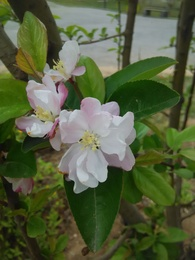
%> input picture flower1.jpg, 195 x 260 px, shrunk from 2448 x 3264 before the run
$ octave test_func.m   (GNU Octave 9; MATLAB toolbox functions it lacks are replaced by stand-ins)
%> lines starting %> are read from the running program, lines starting %| are printed output that depends on the picture
### detect_keypoint_orie_grad.m
function [ keypoint_location,keypoint_orie,keypoint_grad_amp,pyramid_L,pyramid_D,extrema_pos ] = detect_keypoint_orie_grad( img )
%               img: 输入灰度图像
% keypoint_location: 输出关键点位置，是matlab坐标系下位置，可直接用在图像上绘制
%     keypoint_orie: 输出关键点的主方向
%     keypoint_grad: 输出关键点的梯度值
%         pyramid_L: 输出构建的LoG金字塔
%         pyramid_D: 输出构建的DoG金字塔
%       extrema_pos: 输出极值点在金字塔中的位置[octave,s,m,n]
% 说明： 该版本作为第一版本，同志们可暂时用该版本继续后续工作，有三个问题未解决：
%      1.插值得到的octave中计算的极值点位置偏差比较大，所以未将其归入极值点
%      2.去除上述情况的的极值点后，剩下极值点位置偏差比较小，还未进行位置修正以及亚像素即定位
%      3.在计算主方向时，未保留极大值的80%以上值作为辅助方向
%      4.金字塔位置有点问题貌似
img = im2double(img);

% origional image gaussian blur parameter
sigma_orig = 0.5;
gauss_size = floor(sigma_orig*6+1); % 3 sigma principle down intergrate
gauss_func = fspecial('gaussian',[gauss_size,gauss_size],sigma_orig);

% gaussian blur and image linear interpolate
img_gauss = conv2(img,gauss_func,'same');
img_linear = imresize(img_gauss,2*size(img));

%% construct scale space

% scale space parameter and construct LoG pyramid
S = 3;
sigma_init = 1.6;
octave_num =4;  % the size of image on the top of pyramid is 12*16
% pyramid_L = {};
[m,n] = size(img_linear);
for o = 1:octave_num
    octave = zeros(m/2^(o-1),n/2^(o-1),S+3);
    if (o==1)
        for s = 1:S+3
            sigma = sigma_init*2^(o-1 + (s-1)/S);
            gauss_size = floor(sigma*6+1);
            gauss_func = fspecial('gaussian',[gauss_size,gauss_size],sigma);
            octave(:,:,s) = conv2(img_linear,gauss_func,'same');
        end
        pyramid_L{o} = octave;
    else
        for s = 1:S+3
            sigma = sigma_init*2^(o-1 + (s-1)/S);
            gauss_size = floor(sigma*6+1);
            gauss_func = fspecial('gaussian',[gauss_size,gauss_size],sigma);
            img_temp = pyramid_L{o-1}(:,:,S+1);
            img_temp = imresize(img_temp,size(img_temp)/2);
            octave(:,:,s) = conv2(img_temp,gauss_func,'same');
        end
        pyramid_L{o} = octave;
    end
end

% construct DoG pyramid
for o = 1:octave_num
    [m,n,r] = size(pyramid_L{o});
    octave = zeros(m,n,r-1);
    for s = 1:S+2
        img_up = pyramid_L{o}(:,:,s+1);
        img_down = pyramid_L{o}(:,:,s);
        octave(:,:,s) = img_up-img_down;
    end
    pyramid_D{o} = octave;
end
%% plot
plotDoG(pyramid_D)

%% detect extrema
extrema_pos = [];
for o = 1:octave_num
    for s = 2:S+1
        temp_down = pyramid_D{o}(:,:,s-1);
        temp = pyramid_D{o}(:,:,s);
        temp_up = pyramid_D{o}(:,:,s+1);
        [m,n] = size(temp);
        for x = 2:m-1
            for y = 2:n-1
                down_max = max(max(temp_down(x-1:x+1,y-1:y+1)));
                down_min = min(min(temp_down(x-1:x+1,y-1:y+1)));
                up_max = max(max(temp_up(x-1:x+1,y-1:y+1)));
                up_min = min(min(temp_up(x-1:x+1,y-1:y+1)));
                temp_left_max = max(temp(x-1,y-1:y+1));
                temp_left_min = min(temp(x-1,y-1:y+1));
                temp_right_max = max(temp(x+1,y-1:y+1));
                temp_right_min = min(temp(x+1,y-1:y+1));
                if(temp(x,y)>temp(x,y+1)&&temp(x,y)>temp(x,y-1)&&temp(x,y)>temp_left_max...
                        &&temp(x,y)>temp_right_max&&temp(x,y)>down_max&&temp(x,y)&&up_max)
                    extrema_pos = [extrema_pos;o,s,x,y];
                end
                if(temp(x,y)<temp(x,y+1)&&temp(x,y)<temp(x,y-1)&&temp(x,y)<temp_left_min...
                        &&temp(x,y)<temp_right_min&&temp(x,y)<down_min&&temp(x,y)&&up_min)
                    extrema_pos = [extrema_pos;o,s,x,y];
                end
            end
        end
    end
end
% =========================================================================
% 绘制最初检测的极值点
extrema_pos_org = [extrema_pos(:,end-1).*(2.^(extrema_pos(:,1)-2)),extrema_pos(:,end).*(2.^(extrema_pos(:,1)-2))];
figure
imshow(img)
hold on
plot(extrema_pos_org(:,2),extrema_pos_org(:,1),'r+')
% =========================================================================

%%  fit the quadratic function
Sigma = sigma_init*2.^(extrema_pos(:,1)-1 + (extrema_pos(:,2)-1)/S);
X_org = [extrema_pos(:,end-1),extrema_pos(:,end),Sigma];
delta_X = [];
delta_X_pixel = [];
extrema_flag = ones(size(X_org,1),1);
for i = 1:size(extrema_pos,1);
    X = [];
    D = [];
    o = extrema_pos(i,1);
    s = extrema_pos(i,2);
    x = extrema_pos(i,3);
    y = extrema_pos(i,4);
    % 像素差分得到
    % 有限差分求导参数
    deriv_scale = 1/2;
    second_deriv_scale = 1;
    cross_deriv_scale = 1/4;
    D_temp = pyramid_D{o};
    dx = (D_temp(x+1,y,s) - D_temp(x-1,y,s))*deriv_scale;
    dy = (D_temp(x,y+1,s) - D_temp(x,y-1,s))*deriv_scale;
    ds = (D_temp(x,y,s+1) - D_temp(x,y,s-1))*deriv_scale;
    d_temp = D_temp(x,y,s)*2;
    dxx = (D_temp(x+1,y,s) + D_temp(x-1,y,s) - d_temp)*second_deriv_scale;
    dyy = (D_temp(x,y+1,s) + D_temp(x,y-1,s) - d_temp)*second_deriv_scale;
    dss = (D_temp(x,y,s+1) + D_temp(x,y,s-1) - d_temp)*second_deriv_scale;
    dxy = (D_temp(x+1,y+1,s) + D_temp(x-1,y-1,s) - D_temp(x+1,y-1,s) - D_temp(x-1,y+1,s))*cross_deriv_scale;
    dxs = (D_temp(x+1,y,s+1) + D_temp(x-1,y,s-1) - D_temp(x+1,y,s-1) - D_temp(x-1,y,s+1))*cross_deriv_scale;
    dys = (D_temp(x,y+1,s+1) + D_temp(x,y-1,s-1) - D_temp(x,y+1,s-1) - D_temp(x,y-1,s+1))*cross_deriv_scale;
    D_g_pixel = [dx;dy;ds];
    D_h_pixel = [dxx,dxy,dxs;dxy,dyy,dys;dxs,dys,dss];
    delta_x_pixel = -pinv(D_h_pixel)*D_g_pixel;
    delta_X_pixel = [delta_X_pixel;delta_x_pixel'];
    if abs(d_temp+0.5*D_g_pixel'*delta_x_pixel)<0.04
        extrema_flag(i) = 0;
    end
    % 去除计算偏移比较大的点，主要集中在第一octave（插值得到的那组，原因未知）
    if sum(abs(delta_x_pixel))>5
        extrema_flag(i) = 0;
    end
end

X_org = [X_org,delta_X,delta_X_pixel];
X_detect = X_org(extrema_flag==1,:);
extrema_pos = extrema_pos(extrema_flag==1,:);
% =========================================================================
% 绘制去掉对比度比较低以及偏移比较大的点
extrema_pos_org = [extrema_pos(:,end-1).*(2.^(extrema_pos(:,1)-2)),extrema_pos(:,end).*(2.^(extrema_pos(:,1)-2))];
figure
imshow(img)
hold on
plot(extrema_pos_org(:,2),extrema_pos_org(:,1),'r+')
% =========================================================================
%% 去除边缘效应
r = 10;
extrema_flag = ones(size(extrema_pos,1),1);
for i = 1:size(extrema_pos,1)
    o = extrema_pos(i,1);
    s = extrema_pos(i,2);
    x = extrema_pos(i,3);
    y = extrema_pos(i,4);
    % 求Hessian矩阵
    second_deriv_scale = 1;
    cross_deriv_scale = 1/4;
    D_temp = pyramid_D{o};
    d_temp = D_temp(x,y,s)*2;
    dxx = (D_temp(x+1,y,s) + D_temp(x-1,y,s) - d_temp)*second_deriv_scale;
    dyy = (D_temp(x,y+1,s) + D_temp(x,y-1,s) - d_temp)*second_deriv_scale;
    dxy = (D_temp(x+1,y+1,s) + D_temp(x-1,y-1,s) - D_temp(x+1,y-1,s) - D_temp(x-1,y+1,s))*cross_deriv_scale;
    H_trace = dxx + dyy;
    H_det = dxx*dyy - dxy^2;
    if (H_trace^2/H_det)>((r+1)^2/r)
        extrema_flag(i) = 0;
    end
end
extrema_pos = extrema_pos(extrema_flag==1,:);
% =========================================================================
% 绘制去掉边缘的点
extrema_pos_org = [extrema_pos(:,end-1).*(2.^(extrema_pos(:,1)-2)),extrema_pos(:,end).*(2.^(extrema_pos(:,1)-2))];
figure
imshow(img)
hold on
plot(extrema_pos_org(:,2),extrema_pos_org(:,1),'r+')
% =========================================================================
%% 计算关键点主方向
edge_flag = ones(size(extrema_pos,1),1);
key_point_hist = zeros(size(extrema_pos,1),36);
key_point_grad = zeros(size(extrema_pos,1),2);
keypoint_orie = [];
keypoint_grad_amp = [];
bin_width = 360/35;
for i = 1:size(extrema_pos,1)
    o = extrema_pos(i,1);
    s = extrema_pos(i,2);
    x = extrema_pos(i,3);
    y = extrema_pos(i,4);
    sigma = sigma_init*2^(o-1 + (s-1)/S);
    radius = floor(3*1.5*sigma);
    [m,n] = size(pyramid_L{o}(:,:,s));
    L_temp = pyramid_L{o}(:,:,s);
    if((x-radius)<=1||x+radius>m-1||(y-radius)<=1||y+radius>n-1) % 去掉图像边沿处的点
        edge_flag(i) = 0;
        continue;
    else
        for x_i = (x-radius):(x+radius)
            for y_i = (y-radius):(y+radius)
                % 计算该点梯度和方向
                m_i = sqrt((L_temp(x_i+1,y_i) - L_temp(x_i-1,y_i))^2+(L_temp(x_i,y_i+1) - L_temp(x_i,y_i-1))^2);
                theta_cos = (L_temp(x_i,y_i+1)-L_temp(x_i,y_i-1))/m_i;
                theta_sin = (L_temp(x_i+1,y_i)-L_temp(x_i-1,y_i))/m_i;
                theta = (180/pi)*atan(theta_sin/theta_cos);
                % 把角度从-180-180映射到0-360
                if (theta_cos>0&&theta_sin<0) % 第二象限
                    theta = theta + 180;
                elseif (theta_cos<0&&theta_sin<0) % 第三象限
                    theta = theta + 180;
                elseif (theta_cos<0&&theta_sin>0) % 第四象限
                    theta = theta + 360;
                end
                if(theta_cos==1)
                    theta = 90;
                elseif(theta_cos == -1)
                    theta = 270;
                end
                bin_i = floor(theta/bin_width);
                delta_theta = theta - bin_i*bin_width;
                bin_i = bin_i + 1;
                delta_add = m_i*(1/(sqrt(2*pi)*sigma))*exp(-((x_i-x)^2+(y_i-y)^2)/(2*sigma^2));
                if(delta_theta<bin_width/2)
                    key_point_hist(i,bin_i) = key_point_hist(i,bin_i) + delta_add;
                else
                    bin_i = bin_i + 1;
                    key_point_hist(i,bin_i) = key_point_hist(i,bin_i) + delta_add;
                end
            end
        end
        [~,id] = max(key_point_hist(i,:));
        theta = bin_width*(id-1);
        keypoint_orie = [keypoint_orie;theta];
        m = sqrt((L_temp(x+1,y) - L_temp(x-1,y))^2+(L_temp(x,y+1) - L_temp(x,y-1))^2);
        keypoint_grad_amp = [keypoint_grad_amp;m];
        key_point_grad(i,1) = m*sin(theta);
        key_point_grad(i,2) = m*cos(theta);
    end
end
key_point_grad = key_point_grad(edge_flag==1,:);
key_point_hist = key_point_hist(edge_flag==1,:);
% =========================================================================
% 绘制去掉图像边沿处的点之后的特征点以及该点处的梯度矢量
extrema_pos_org = extrema_pos_org(edge_flag==1,:);
figure
imshow(img)
hold on
plot(extrema_pos_org(:,2),extrema_pos_org(:,1),'r+')
hold on
quiver(extrema_pos_org(:,2),extrema_pos_org(:,1),key_point_grad(:,1),key_point_grad(:,2),2,'color', 'y')
% =========================================================================
keypoint_location = [extrema_pos_org(:,2),extrema_pos_org(:,1)];
extrema_pos = extrema_pos(edge_flag==1,:);
end

### test_func.m
clear
close all
clc
img1 = imread('flower1.jpg');
%> img1 is the input picture: size 260x195x3 uint8; mean R, G, B 84.1, 94.2, 62
img1 = rgb2gray(img1);
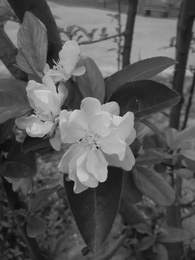
%> img1: size 260x195 uint8; min 8, max 211, mean 87.5
img1 = im2double(img1);
%> img1: size 260x195 double
img2 = imread('flower2.jpg');
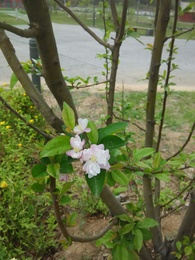
%> input picture flower2.jpg, 195 x 260 px, shrunk from 2448 x 3264 before the run
%> img2 is the input picture: size 260x195x3 uint8; mean R, G, B 106.3, 113.8, 74.3
img2 = rgb2gray(img2);
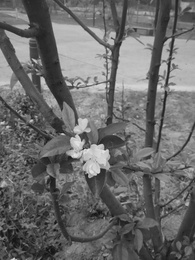
%> img2: size 260x195 uint8; min 12, max 231, mean 107.1
img2 = im2double(img2);
%> img2: size 260x195 double
tic
[ keypoint_location1,keypoint_orie1,keypoint_grad1,pyramid_L1,pyramid_D1,extrema_pos1 ] = detect_keypoint_orie_grad( img1 );
%> in detect_keypoint_orie_grad, `img_gauss = conv2(img,gauss_func,'same');`:
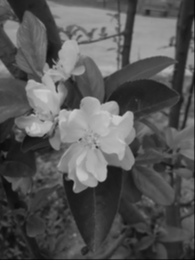
%> img_gauss: size 260x195 double; min 0.0188, max 0.795, mean 0.342
%> the run ends on the next line
